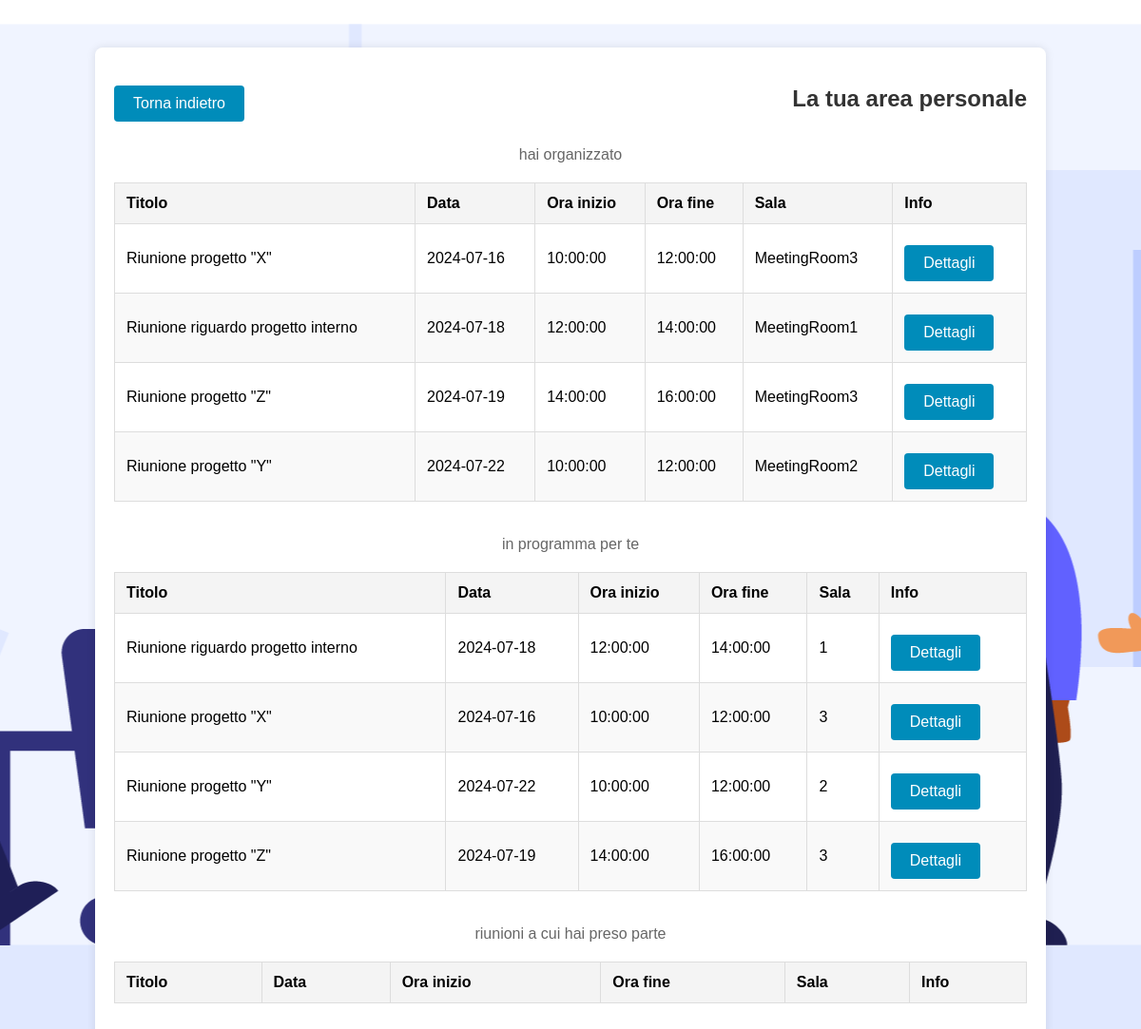
The page /WebApplication/pages/areaPersonale2.php (signed in) on the database its author committed.
### tables this page shows
CREATE TABLE `riunioni` (
  `codice` varchar(6) NOT NULL,
  `nome` varchar(45) NOT NULL,
  `descrizione` longtext NOT NULL,
  `data_riunione` date NOT NULL,
  `ora_inizio` time NOT NULL,
  `ora_fine` time NOT NULL,
  `cf_organizzatore` varchar(16) NOT NULL,
  `ID_sala` int(11) NOT NULL
);

CREATE TABLE `sale_riunioni` (
  `idSala` int(11) NOT NULL,
  `capienza` int(11) NOT NULL,
  `nome_sala` varchar(100) NOT NULL
);

### WebApplication/pages/areaPersonale2.php (the view, shortened to what this page needs)
<!DOCTYPE html>
<html lang="it">
<head>
    <link rel="stylesheet" type="text/css" href="css/riunioni_css.css">
    <?php
        $mysql_host = 'localhost';
        $mysql_username = 'root';
        $mysql_password = '';
        $conn = mysqli_connect($mysql_host, $mysql_username, $mysql_password);
        $query = "SELECT riunioni.codice, riunioni.nome, riunioni.data_riunione, riunioni.ora_inizio, riunioni.ora_fine, sale_riunioni.nome_sala FROM riunioni JOIN sale_riunioni ON riunioni.ID_sala = sale_riunioni.idSala WHERE riunioni.cf_organizzatore = '".$_SESSION["user_CF"]."' ORDER BY riunioni.data_riunione, riunioni.ora_inizio";
        $tab = mysqli_query($conn, $query);
        $query2 = "SELECT r.codice, r.nome AS nome_riunione, r.descrizione, r.data_riunione, r.ora_inizio, r.ora_fine, r.ID_sala FROM Riunioni r JOIN Partecipazioni p ON r.codice = p.codice_riunione WHERE p.cf_dipendente = '".$_SESSION["user_CF"]."' ";
        $tab2 = mysqli_query($conn, $query2);
    ?>
</head>
<body>
    <div class="container">
        <div class="header-container">
        <button class="app-button back-button" onclick="location.href='index.php'"> Torna indietro </button>
            <h2 align="center"> La tua area personale </h2>
        </div>
        <p align="center"> hai organizzato </p>
        <div class="table-container">
            <table>
                <thead>
                    <tr>
                        <th>Titolo</th>
                        <th>Data</th>
                        <th>Ora inizio</th>
                        <th>Ora fine</th>
                        <th>Sala</th>
                        <th> Info </th>
                    </tr>
                </thead>
                <tbody>
                        <?php while($row = mysqli_fetch_array($tab)){ ?>
                            <tr>
                                <?php
                                 $today_date = date("Y-m-d");
                                 if( $today_date < $row["data_riunione"] ){
                                ?>
                                <td><?php echo htmlspecialchars($row['nome']); ?></td>
                                <td><?php echo htmlspecialchars($row['data_riunione']); ?></td>
                                <td><?php echo htmlspecialchars($row['ora_inizio']); ?></td>
                                <td><?php echo htmlspecialchars($row['ora_fine']); ?></td>
                                <td><?php echo nl2br(htmlspecialchars($row['nome_sala'])); ?></td>
                                <td>
                                        <form class="button-container" action="dettagliRiunione.php" method="POST">
                                            <input type="submit" class="app-button" value="Dettagli">
                                        </form>
                                <?php } ?>
                            </tr>
                        <?php } ?>
                </tbody>
            </table>
        </div>
        <p align="center"> in programma per te </p>
        <div class="table-container">
            <table>
                <thead>
                    <tr>
                        <th>Titolo</th>
                        <th>Data</th>
                        <th>Ora inizio</th>
                        <th>Ora fine</th>
                        <th>Sala</th>
                        <th> Info </th>
                    </tr>
                </thead>
                <tbody>
                        <?php while($row2 = mysqli_fetch_array($tab2)){ ?>
                            <tr>
                                <?php
                                    if( $today_date < $row2["data_riunione"] ){
                                ?>
                                    <td><?php echo htmlspecialchars($row2['nome_riunione']); ?></td>
                                    <td><?php echo htmlspecialchars($row2['data_riunione']); ?></td>
                                    <td><?php echo htmlspecialchars($row2['ora_inizio']); ?></td>
                                    <td><?php echo htmlspecialchars($row2['ora_fine']); ?></td>
                                    <td><?php echo nl2br(htmlspecialchars($row2['ID_sala'])); ?></td>
                                    <td>  <form class="button-container" action="dettagliRiunione.php" method="POST">
                                            <input type="submit" class="app-button" value="Dettagli">
                                        </form>
                                <?php } ?>
                            </tr>
                        <?php } ?>
                </tbody>
            </table>
        </div>
        <p align="center"> riunioni a cui hai preso parte </p>
        <div class="table-container">
            <table>
                <thead>
                    <tr>
                        <th>Titolo</th>
                        <th>Data</th>
                        <th>Ora inizio</th>
                        <th>Ora fine</th>
                        <th>Sala</th>
                        <th>Info</th>
                    </tr>
                </thead>
            </table>
        </div>
    </div>
</body>
</html>

### WebApplication/css/riunioni_css.css (style rules this page uses)
body { font-family: Arial, sans-serif; background: url("../img/sfondo3.png") no-repeat center center fixed; margin: 0; padding: 0; }
.container { width: 80%; margin: 50px auto; padding: 20px; background-color: #fff; box-shadow: 0 0 10px rgba(0, 0, 0, 0.1); border-radius: 8px; }
.header-container { display: flex; align-items: center; justify-content: space-between; }
h2 { text-align: center; color: #333; }
p { text-align: center; color: #666; }
.app-button { display: inline-block; padding: 10px 20px; font-size: 16px; color: #fff; background-color: #008CBA; border: none; border-radius: 4px; cursor: pointer; text-align: center; margin-top: 10px; text-decoration: none; }
.back-button { margin-right: 20px; }
.table-container { margin-top: 20px; overflow-x: auto; }
table { width: 100%; border-collapse: collapse; margin-bottom: 20px; }
table th, table td { padding: 12px; border: 1px solid #ddd; text-align: left; }
table th { background-color: #f4f4f4; font-weight: bold; }
table tbody tr:nth-child(even) { background-color: #f9f9f9; }

### rows shown on the page
riunioni: nome "Riunione progetto \"X\"", data_riunione "2024-07-16", ora_inizio "10:00:00", ora_fine "12:00:00", ID_sala.nome_sala "MeetingRoom3", ID_sala "3"
riunioni: nome "Riunione riguardo progetto interno", data_riunione "2024-07-18", ora_inizio "12:00:00", ora_fine "14:00:00", ID_sala.nome_sala "MeetingRoom1", ID_sala "1"
riunioni: nome "Riunione progetto \"Z\"", data_riunione "2024-07-19", ora_inizio "14:00:00", ora_fine "16:00:00", ID_sala.nome_sala "MeetingRoom3", ID_sala "3"
riunioni: nome "Riunione progetto \"Y\"", data_riunione "2024-07-22", ora_inizio "10:00:00", ora_fine "12:00:00", ID_sala.nome_sala "MeetingRoom2", ID_sala "2"
